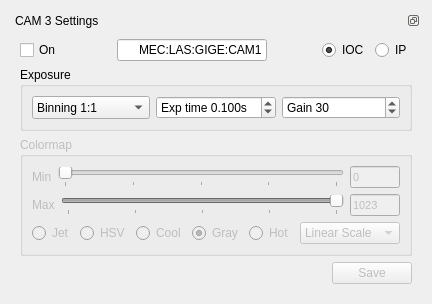
        <widget class="QWidget" name="tab_3">
         <attribute name="title">
          <string>C 3</string>
         </attribute>
         <layout class="QGridLayout" name="gridLayout_8">
          <item row="0" column="0">
           <widget class="QDockWidget" name="dockWidget_1_3">
            <property name="features">
             <set>QDockWidget::DockWidgetFloatable|QDockWidget::DockWidgetMovable</set>
            </property>
            <property name="windowTitle">
             <string>CAM 3 Settings</string>
            </property>
            <widget class="QWidget" name="dockWidgetContents_1_3">
             <layout class="QGridLayout" name="gridLayout_19">
              <item row="0" column="0">
               <layout class="QHBoxLayout" name="horizontalLayout_13">
                <item>
                 <widget class="QCheckBox" name="cB_on_3">
                  <property name="cursor">
                   <cursorShape>PointingHandCursor</cursorShape>
                  </property>
                  <property name="text">
                   <string>On</string>
                  </property>
                  <property name="checked">
                   <bool>false</bool>
                  </property>
                 </widget>
                </item>
                <item>
                 <spacer name="horizontalSpacer_5">
                  <property name="orientation">
                   <enum>Qt::Horizontal</enum>
                  </property>
                  <property name="sizeHint" stdset="0">
                   <size>
                    <width>40</width>
                    <height>20</height>
                   </size>
                  </property>
                 </spacer>
                </item>
                <item>
                 <widget class="QLineEdit" name="lEpvname_3">
                  <property name="sizePolicy">
                   <sizepolicy hsizetype="Preferred" vsizetype="Preferred">
                    <horstretch>0</horstretch>
                    <verstretch>0</verstretch>
                   </sizepolicy>
                  </property>
                  <property name="minimumSize">
                   <size>
                    <width>150</width>
                    <height>0</height>
                   </size>
                  </property>
                  <property name="maximumSize">
                   <size>
                    <width>16777215</width>
                    <height>30</height>
                   </size>
                  </property>
                  <property name="text">
                   <string>MEC:LAS:GIGE:CAM1</string>
                  </property>
                  <property name="alignment">
                   <set>Qt::AlignRight|Qt::AlignTrailing|Qt::AlignVCenter</set>
                  </property>
                 </widget>
                </item>
                <item>
                 <spacer name="horizontalSpacer_49">
                  <property name="orientation">
                   <enum>Qt::Horizontal</enum>
                  </property>
                  <property name="sizeHint" stdset="0">
                   <size>
                    <width>40</width>
                    <height>20</height>
                   </size>
                  </property>
                 </spacer>
                </item>
                <item>
                 <widget class="QRadioButton" name="rB_iocmod_3">
                  <property name="text">
                   <string>IOC</string>
                  </property>
                  <property name="checked">
                   <bool>true</bool>
                  </property>
                 </widget>
                </item>
                <item>
                 <widget class="QRadioButton" name="rB_ipmod_3">
                  <property name="text">
                   <string>IP</string>
                  </property>
                 </widget>
                </item>
               </layout>
              </item>
              <item row="1" column="0">
               <widget class="QGroupBox" name="groupBox_9">
                <property name="title">
                 <string>Exposure</string>
                </property>
                <layout class="QGridLayout" name="gridLayout_20">
                 <item row="0" column="2">
                  <widget class="QSpinBox" name="iS_gain_3">
                   <property name="suffix">
                    <string/>
                   </property>
                   <property name="prefix">
                    <string>Gain </string>
                   </property>
                   <property name="maximum">
                    <number>35</number>
                   </property>
                   <property name="value">
                    <number>30</number>
                   </property>
                  </widget>
                 </item>
                 <item row="0" column="0">
                  <widget class="QComboBox" name="cmB_bin_3">
                   <property name="sizePolicy">
                    <sizepolicy hsizetype="Preferred" vsizetype="Preferred">
                     <horstretch>0</horstretch>
                     <verstretch>0</verstretch>
                    </sizepolicy>
                   </property>
                   <property name="maximumSize">
                    <size>
                     <width>16777215</width>
                     <height>16777215</height>
                    </size>
                   </property>
                   <item>
                    <property name="text">
                     <string>Binning 1:1</string>
                    </property>
                   </item>
                   <item>
                    <property name="text">
                     <string>Binning 2:2</string>
                    </property>
                   </item>
                   <item>
                    <property name="text">
                     <string>Binning 3:3</string>
                    </property>
                   </item>
                   <item>
                    <property name="text">
                     <string>Binning 8:8</string>
                    </property>
                   </item>
                  </widget>
                 </item>
                 <item row="0" column="1">
                  <widget class="QDoubleSpinBox" name="dS_expt_3">
                   <property name="prefix">
                    <string>Exp time </string>
                   </property>
                   <property name="suffix">
                    <string>s</string>
                   </property>
                   <property name="decimals">
                    <number>3</number>
                   </property>
                   <property name="minimum">
                    <double>0.050000000000000</double>
                   </property>
                   <property name="maximum">
                    <double>60.000000000000000</double>
                   </property>
                   <property name="singleStep">
                    <double>0.100000000000000</double>
                   </property>
                   <property name="value">
                    <double>0.100000000000000</double>
                   </property>
                  </widget>
                 </item>
                </layout>
               </widget>
              </item>
              <item row="2" column="0">
               <widget class="QGroupBox" name="groupBox_10">
                <property name="enabled">
                 <bool>false</bool>
                </property>
                <property name="title">
                 <string>Colormap</string>
                </property>
                <layout class="QGridLayout" name="gridLayout_21">
                 <item row="0" column="0">
                  <layout class="QVBoxLayout" name="verticalLayout_13">
                   <item>
                    <layout class="QVBoxLayout" name="verticalLayout_14">
                     <item>
                      <layout class="QHBoxLayout" name="horizontalLayout_14">
                       <item>
                        <widget class="QLabel" name="labelRangeMin_3">
                         <property name="text">
                          <string>Min</string>
                         </property>
                        </widget>
                       </item>
                       <item>
                        <widget class="QSlider" name="hSRngMin_3">
                         <property name="sizePolicy">
                          <sizepolicy hsizetype="Expanding" vsizetype="Fixed">
                           <horstretch>3</horstretch>
                           <verstretch>0</verstretch>
                          </sizepolicy>
                         </property>
                         <property name="maximum">
                          <number>1023</number>
                         </property>
                         <property name="orientation">
                          <enum>Qt::Horizontal</enum>
                         </property>
                         <property name="tickPosition">
                          <enum>QSlider::TicksBelow</enum>
                         </property>
                         <property name="tickInterval">
                          <number>256</number>
                         </property>
                        </widget>
                       </item>
                       <item>
                        <widget class="QLineEdit" name="lERngMin_3">
                         <property name="sizePolicy">
                          <sizepolicy hsizetype="Fixed" vsizetype="Fixed">
                           <horstretch>1</horstretch>
                           <verstretch>0</verstretch>
                          </sizepolicy>
                         </property>
                         <property name="minimumSize">
                          <size>
                           <width>10</width>
                           <height>0</height>
                          </size>
                         </property>
                         <property name="maximumSize">
                          <size>
                           <width>50</width>
                           <height>16777215</height>
                          </size>
                         </property>
                         <property name="font">
                          <font>
                           <pointsize>8</pointsize>
                          </font>
                         </property>
                         <property name="text">
                          <string>0</string>
                         </property>
                        </widget>
                       </item>
                      </layout>
                     </item>
                     <item>
                      <layout class="QHBoxLayout" name="horizontalLayout_15">
                       <item>
                        <widget class="QLabel" name="labelRangeMax_3">
                         <property name="text">
                          <string>Max</string>
                         </property>
                        </widget>
                       </item>
                       <item>
                        <widget class="QSlider" name="hSRngMax_3">
                         <property name="sizePolicy">
                          <sizepolicy hsizetype="Expanding" vsizetype="Fixed">
                           <horstretch>3</horstretch>
                           <verstretch>0</verstretch>
                          </sizepolicy>
                         </property>
                         <property name="maximum">
                          <number>1023</number>
                         </property>
                         <property name="sliderPosition">
                          <number>1023</number>
                         </property>
                         <property name="orientation">
                          <enum>Qt::Horizontal</enum>
                         </property>
                         <property name="invertedAppearance">
                          <bool>false</bool>
                         </property>
                         <property name="invertedControls">
                          <bool>false</bool>
                         </property>
                         <property name="tickPosition">
                          <enum>QSlider::TicksBelow</enum>
                         </property>
                         <property name="tickInterval">
                          <number>256</number>
                         </property>
                        </widget>
                       </item>
                       <item>
                        <widget class="QLineEdit" name="lERngMax_3">
                         <property name="sizePolicy">
                          <sizepolicy hsizetype="Fixed" vsizetype="Fixed">
                           <horstretch>1</horstretch>
                           <verstretch>0</verstretch>
                          </sizepolicy>
                         </property>
                         <property name="minimumSize">
                          <size>
                           <width>10</width>
                           <height>0</height>
                          </size>
                         </property>
                         <property name="maximumSize">
                          <size>
                           <width>50</width>
                           <height>16777215</height>
                          </size>
                         </property>
                         <property name="font">
                          <font>
                           <pointsize>8</pointsize>
                          </font>
                         </property>
                         <property name="text">
                          <string>1023</string>
                         </property>
                        </widget>
                       </item>
                      </layout>
                     </item>
                     <item>
                      <layout class="QHBoxLayout" name="horizontalLayout_16">
                       <item>
                        <widget class="QRadioButton" name="rBColor_Jet_3">
                         <property name="text">
                          <string>Jet</string>
                         </property>
                        </widget>
                       </item>
                       <item>
                        <widget class="QRadioButton" name="rBColor_HSV_3">
                         <property name="text">
                          <string>HSV</string>
                         </property>
                        </widget>
                       </item>
                       <item>
                        <widget class="QRadioButton" name="rBColor_Cool_3">
                         <property name="text">
                          <string>Cool</string>
                         </property>
                        </widget>
                       </item>
                       <item>
                        <widget class="QRadioButton" name="rBColor_Gray_3">
                         <property name="text">
                          <string>Gray</string>
                         </property>
                         <property name="checked">
                          <bool>true</bool>
                         </property>
                        </widget>
                       </item>
                       <item>
                        <widget class="QRadioButton" name="rBColor_Hot_3">
                         <property name="text">
                          <string>Hot</string>
                         </property>
                         <property name="checked">
                          <bool>false</bool>
                         </property>
                        </widget>
                       </item>
                       <item>
                        <widget class="QComboBox" name="cBoxScale_3">
                         <property name="minimumSize">
                          <size>
                           <width>100</width>
                           <height>0</height>
                          </size>
                         </property>
                         <item>
                          <property name="text">
                           <string>Linear Scale</string>
                          </property>
                         </item>
                         <item>
                          <property name="text">
                           <string>Log Scale</string>
                          </property>
                         </item>
                         <item>
                          <property name="text">
                           <string>Exp Scale</string>
                          </property>
                         </item>
                        </widget>
                       </item>
                      </layout>
                     </item>
                    </layout>
                   </item>
                  </layout>
                 </item>
                </layout>
               </widget>
              </item>
              <item row="3" column="0">
               <layout class="QHBoxLayout" name="horizontalLayout_17">
                <item>
                 <spacer name="horizontalSpacer_6">
                  <property name="orientation">
                   <enum>Qt::Horizontal</enum>
                  </property>
                  <property name="sizeHint" stdset="0">
                   <size>
                    <width>40</width>
                    <height>20</height>
                   </size>
                  </property>
                 </spacer>
                </item>
                <item>
                 <widget class="QPushButton" name="pB_save_3">
                  <property name="enabled">
                   <bool>false</bool>
                  </property>
                  <property name="text">
                   <string>Save</string>
                  </property>
                 </widget>
                </item>
               </layout>
              </item>
             </layout>
            </widget>
           </widget>
          </item>
         </layout>
        </widget>
